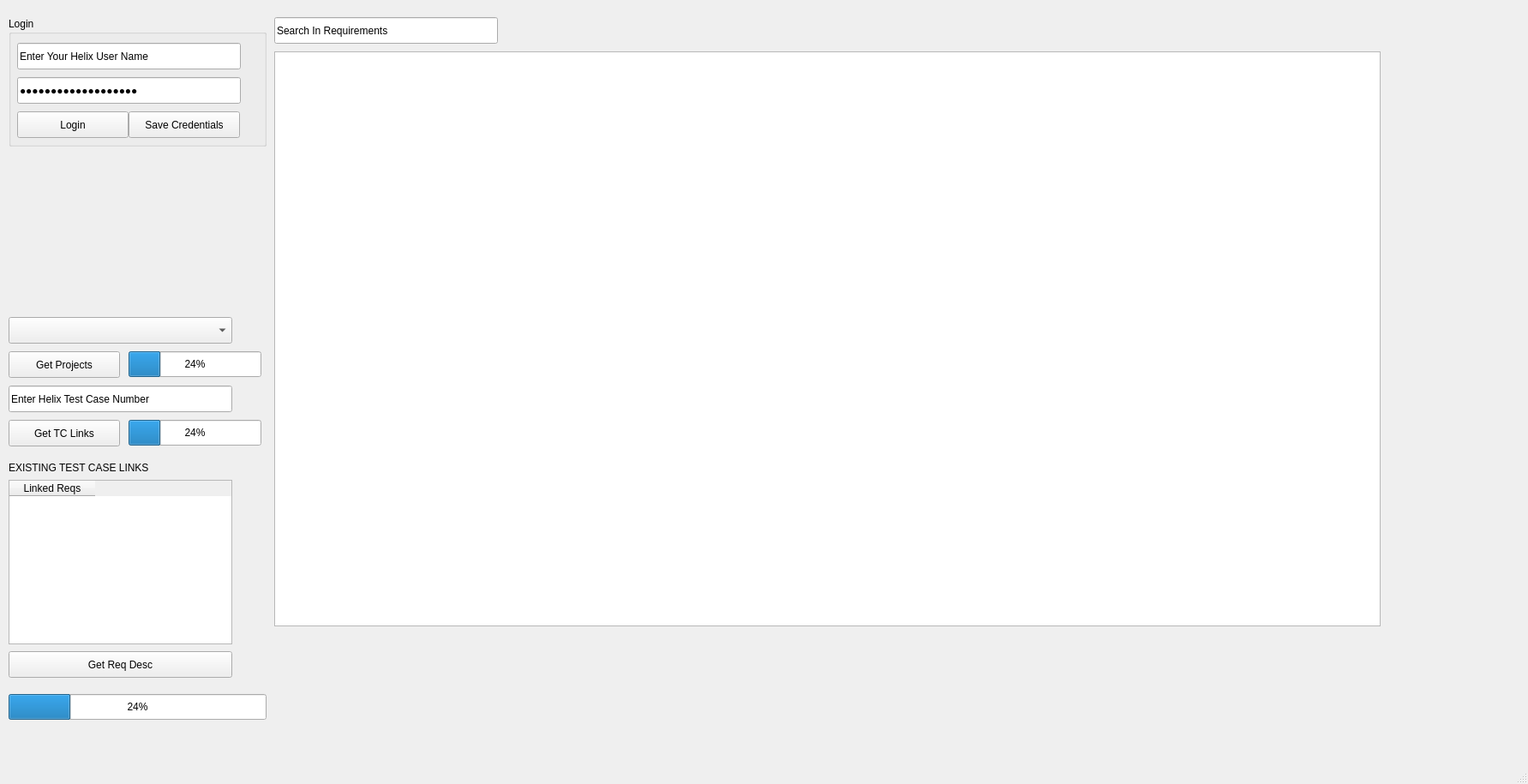
<?xml version="1.0" encoding="UTF-8"?>
<ui version="4.0">
 <class>MainWindow</class>
 <widget class="QMainWindow" name="MainWindow">
  <property name="geometry">
   <rect>
    <x>0</x>
    <y>0</y>
    <width>1783</width>
    <height>915</height>
   </rect>
  </property>
  <property name="windowTitle">
   <string>TC_ReqLinker</string>
  </property>
  <widget class="QWidget" name="centralwidget">
   <widget class="QComboBox" name="comboBox_projectList">
    <property name="geometry">
     <rect>
      <x>10</x>
      <y>370</y>
      <width>261</width>
      <height>31</height>
     </rect>
    </property>
   </widget>
   <widget class="QPushButton" name="pushButton_GetProjects">
    <property name="geometry">
     <rect>
      <x>10</x>
      <y>410</y>
      <width>130</width>
      <height>31</height>
     </rect>
    </property>
    <property name="text">
     <string>Get Projects</string>
    </property>
   </widget>
   <widget class="QLineEdit" name="lineEdit_testCaseNumber">
    <property name="geometry">
     <rect>
      <x>10</x>
      <y>450</y>
      <width>261</width>
      <height>31</height>
     </rect>
    </property>
    <property name="text">
     <string extracomment="Enter Helix Test Case Number ">Enter Helix Test Case Number </string>
    </property>
   </widget>
   <widget class="QPushButton" name="pushButton_getTCLinks">
    <property name="geometry">
     <rect>
      <x>10</x>
      <y>490</y>
      <width>130</width>
      <height>31</height>
     </rect>
    </property>
    <property name="text">
     <string>Get TC Links</string>
    </property>
   </widget>
   <widget class="QTableWidget" name="tableWidget_existingTCLinks">
    <property name="geometry">
     <rect>
      <x>10</x>
      <y>560</y>
      <width>261</width>
      <height>192</height>
     </rect>
    </property>
    <property name="editTriggers">
     <set>QAbstractItemView::NoEditTriggers</set>
    </property>
    <column>
     <property name="text">
      <string>Linked Reqs</string>
     </property>
    </column>
   </widget>
   <widget class="QLabel" name="label_existingTestCases">
    <property name="geometry">
     <rect>
      <x>10</x>
      <y>530</y>
      <width>291</width>
      <height>31</height>
     </rect>
    </property>
    <property name="text">
     <string>EXISTING TEST CASE LINKS</string>
    </property>
   </widget>
   <widget class="QProgressBar" name="progress_bar_projects">
    <property name="geometry">
     <rect>
      <x>150</x>
      <y>410</y>
      <width>155</width>
      <height>30</height>
     </rect>
    </property>
    <property name="value">
     <number>24</number>
    </property>
   </widget>
   <widget class="QProgressBar" name="progress_bar_get_tc_links">
    <property name="geometry">
     <rect>
      <x>150</x>
      <y>490</y>
      <width>155</width>
      <height>30</height>
     </rect>
    </property>
    <property name="value">
     <number>24</number>
    </property>
   </widget>
   <widget class="QPushButton" name="pushButton_GetReqDesc">
    <property name="geometry">
     <rect>
      <x>10</x>
      <y>760</y>
      <width>261</width>
      <height>31</height>
     </rect>
    </property>
    <property name="text">
     <string>Get Req Desc</string>
    </property>
   </widget>
   <widget class="QTableWidget" name="tableWidget_ReqInfo">
    <property name="geometry">
     <rect>
      <x>320</x>
      <y>60</y>
      <width>1291</width>
      <height>671</height>
     </rect>
    </property>
    <property name="editTriggers">
     <set>QAbstractItemView::NoEditTriggers</set>
    </property>
   </widget>
   <widget class="QProgressBar" name="progress_bar_get_req_desc">
    <property name="geometry">
     <rect>
      <x>10</x>
      <y>810</y>
      <width>301</width>
      <height>30</height>
     </rect>
    </property>
    <property name="value">
     <number>24</number>
    </property>
   </widget>
   <widget class="QLineEdit" name="lineEdit_userName_2">
    <property name="geometry">
     <rect>
      <x>320</x>
      <y>20</y>
      <width>261</width>
      <height>31</height>
     </rect>
    </property>
    <property name="text">
     <string>Search In Requirements</string>
    </property>
   </widget>
   <widget class="QGroupBox" name="Login">
    <property name="geometry">
     <rect>
      <x>10</x>
      <y>20</y>
      <width>301</width>
      <height>151</height>
     </rect>
    </property>
    <property name="title">
     <string>Login</string>
    </property>
    <widget class="QLineEdit" name="lineEdit_password">
     <property name="geometry">
      <rect>
       <x>10</x>
       <y>70</y>
       <width>261</width>
       <height>31</height>
      </rect>
     </property>
     <property name="text">
      <string>Enter Your Password</string>
     </property>
     <property name="echoMode">
      <enum>QLineEdit::Password</enum>
     </property>
    </widget>
    <widget class="QLineEdit" name="lineEdit_userName">
     <property name="geometry">
      <rect>
       <x>10</x>
       <y>30</y>
       <width>261</width>
       <height>31</height>
      </rect>
     </property>
     <property name="text">
      <string>Enter Your Helix User Name</string>
     </property>
    </widget>
    <widget class="QPushButton" name="pushButton_SaveCredentials">
     <property name="geometry">
      <rect>
       <x>140</x>
       <y>110</y>
       <width>130</width>
       <height>31</height>
      </rect>
     </property>
     <property name="text">
      <string>Save Credentials</string>
     </property>
    </widget>
    <widget class="QPushButton" name="pushButton_connectToHelixServer">
     <property name="geometry">
      <rect>
       <x>10</x>
       <y>110</y>
       <width>130</width>
       <height>31</height>
      </rect>
     </property>
     <property name="text">
      <string>Login</string>
     </property>
    </widget>
   </widget>
   <zorder>progress_bar_get_tc_links</zorder>
   <zorder>progress_bar_projects</zorder>
   <zorder>comboBox_projectList</zorder>
   <zorder>pushButton_GetProjects</zorder>
   <zorder>lineEdit_testCaseNumber</zorder>
   <zorder>pushButton_getTCLinks</zorder>
   <zorder>tableWidget_existingTCLinks</zorder>
   <zorder>label_existingTestCases</zorder>
   <zorder>pushButton_GetReqDesc</zorder>
   <zorder>tableWidget_ReqInfo</zorder>
   <zorder>progress_bar_get_req_desc</zorder>
   <zorder>lineEdit_userName_2</zorder>
   <zorder>Login</zorder>
  </widget>
  <widget class="QMenuBar" name="menubar">
   <property name="geometry">
    <rect>
     <x>0</x>
     <y>0</y>
     <width>1783</width>
     <height>21</height>
    </rect>
   </property>
  </widget>
  <widget class="QStatusBar" name="statusbar"/>
 </widget>
 <resources/>
 <connections/>
</ui>
